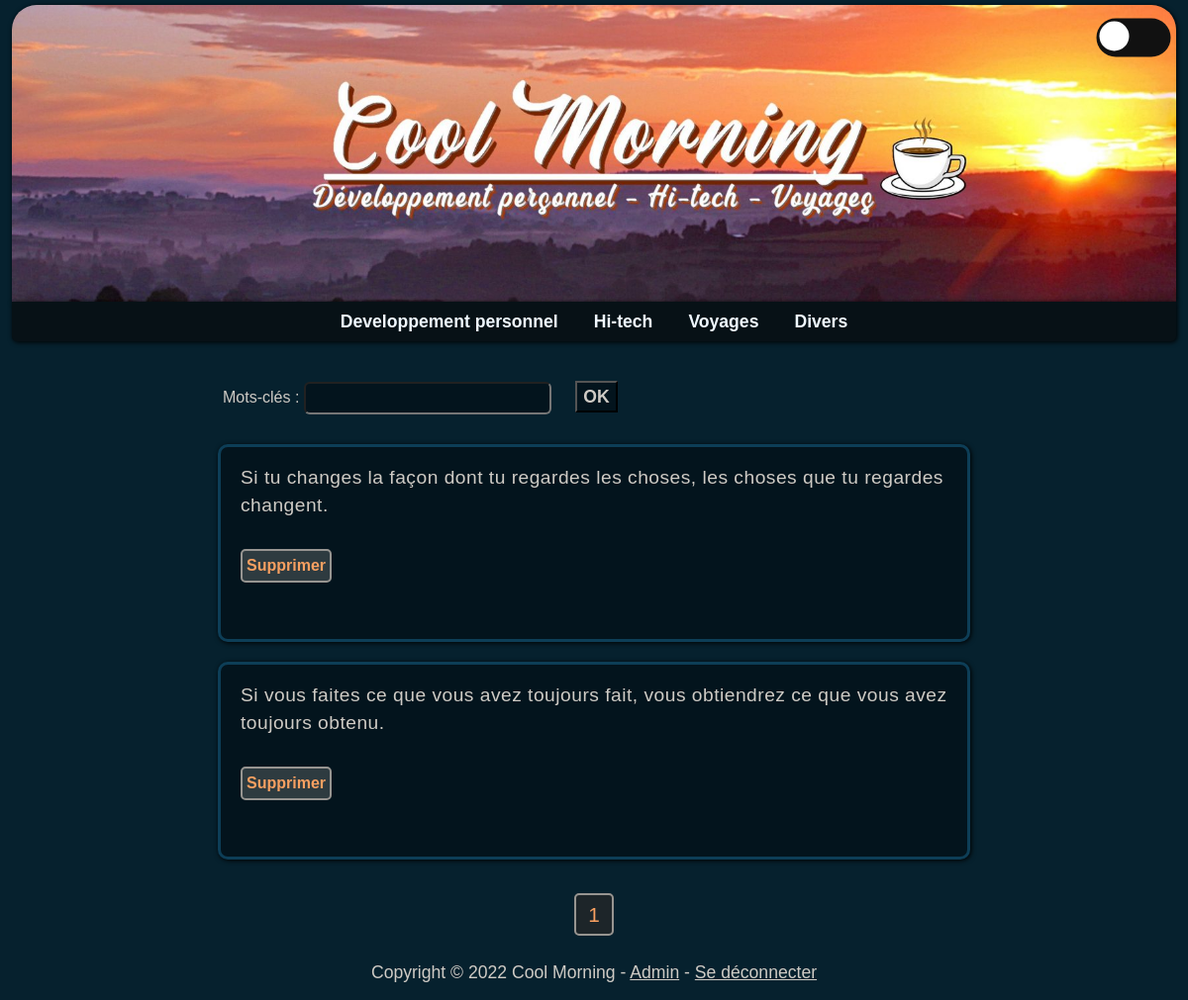
The app's page /list_quote (signed in), older data.
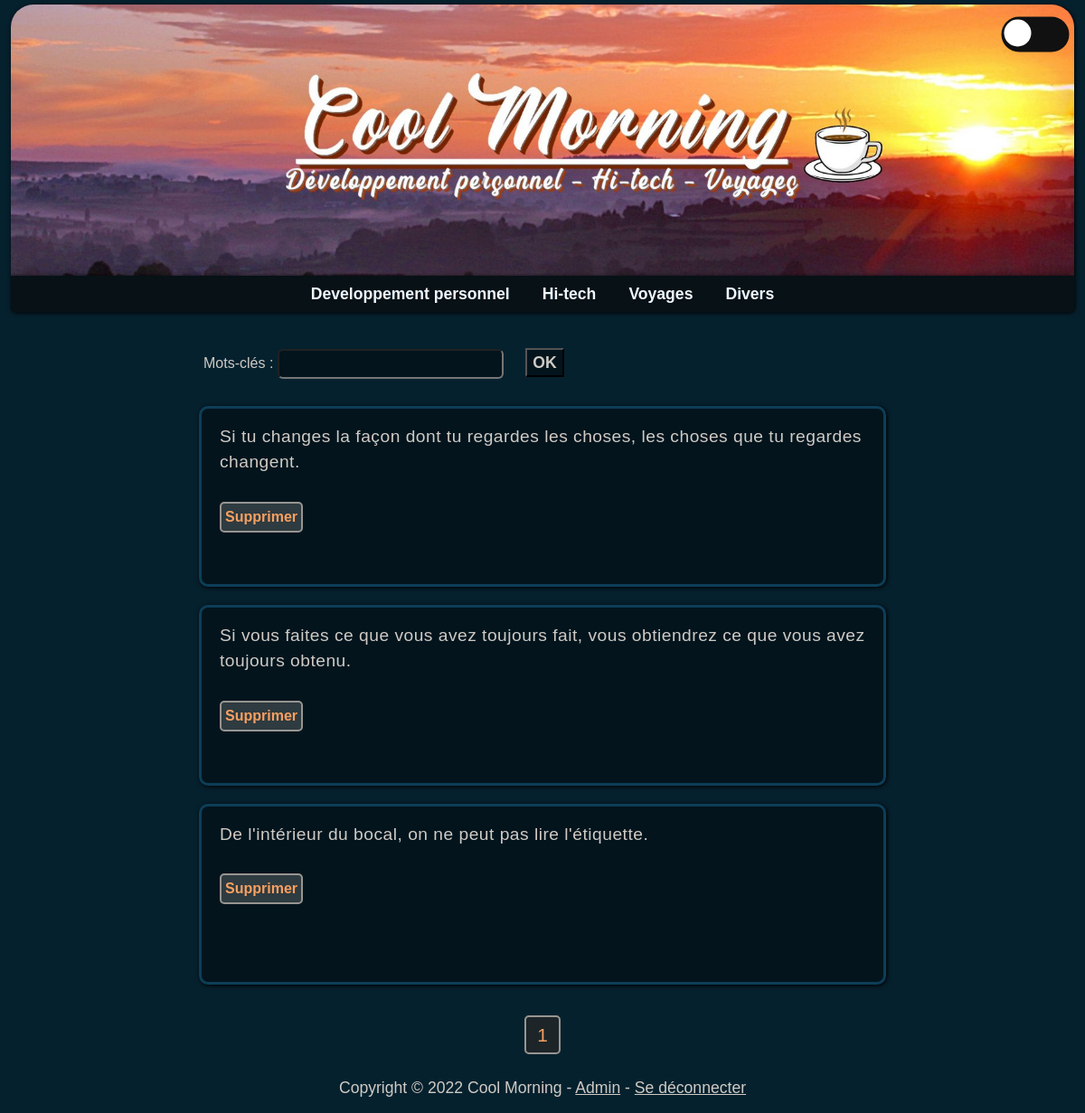
The same page, newer data.
### models.py (models this page shows)
class Quote(db.Model):
    id = db.Column(db.Integer, primary_key=True)
    text = db.Column(db.Text, nullable=False)
    author = db.Column(db.String(50))

### app.py (the view)
@app.route("/list_quote", )
def list_quotes():
    if session["user"] == None:
        flash("Vous devez être connecté", "error")
        return redirect("/login")
    page_selected = int(request.args.get("page", 1))  # We get the current page by looking at the URL
    total_pages, nb_pages = page_list_quotes()  # A list of pages and its length
    start = (page_selected * ARTICLES_PER_PAGE) - ARTICLES_PER_PAGE
    start_butt, end_butt = buttons_range()
    if page_selected < start_butt:
        pages = total_pages[:BUTTONS_DISPLAYED]
    elif page_selected > nb_pages - end_butt:
        pages = total_pages[nb_pages - BUTTONS_DISPLAYED:]
    else:
        pages = total_pages[page_selected - start_butt:page_selected + end_butt]
    list_quotes = Quote.query.offset(start).limit(ARTICLES_PER_PAGE).all()
    return render_template("list_quote.html", quotes=list_quotes, page_selected=int(page_selected),
                            pages=pages, displayed=BUTTONS_DISPLAYED, total=total_pages, start_butt=start_butt, end_butt=end_butt, Markup=Markup)

### helpers.py (called while the page is built)
def page_list_quotes():
    nb_quotes = Quote.query.count()
    nb_pages = math.ceil(nb_quotes / ARTICLES_PER_PAGE)  # Calculate enough pages to fit all the quotes
    total_pages = range(1, nb_pages + 1)  # This list represent the total of pages containing all the quotes
    return total_pages, nb_pages  # Return the list of pages and its length

def buttons_range():
    return math.ceil(BUTTONS_DISPLAYED/2), math.floor(BUTTONS_DISPLAYED/2)

### templates/list_quote.html (shortened to what this page needs)
{% extends "layout.html" %}
{% block body %}
<div class="row">
    <div class="col-md-2"></div>
    <div class="col-md-8">
        <div class="lookup">
            <form action="/list_edit" method="POST">
                <label for="keywords">Mots-clés :</label>
                <input type="text" name="keywords" class="keywords-input">
                <input type="submit" value="OK" name="submit_button">
            </form>
        </div>
        {% for quote in quotes %}
        <div class="edit-article">
            <div class="text">
                {{ Markup(quote.text) }}
            </div>
            <a href="/delete_quote?id={{ quote.id }}" class="edit-button delete-quote-button">Supprimer</a>
        </div>
        {% endfor %}
    </div>
    <div class="col-md-2"></div>
</div>
<div class="pages">
    {% for page in pages %}
        {% if page == page_selected %}
            <a href="/list_quote?page={{ page }}" class="page-buttons-selected">{{ page }}</a>
        {% else %}
            <a href="/list_quote?page={{ page }}" class="page-buttons">{{ page }}</a>
        {% endif %}
    {% endfor %}
</div>
{% endblock %}

### templates/layout.html (shortened to what this page needs)
<!doctype html>
<html lang="fr">
  <head>
    <link href="{{ url_for('static', filename='styles/bootstrap.min.css')}}" rel="stylesheet">
    <link href="{{ url_for('static', filename='styles/custom.css')}}" rel="stylesheet" type="text/css">
  </head>
  <body>
    <div class="container">
        <div onclick="location.href='/';" class="p-5 new-header"></div>
        <ul class="list-inline nav">
            <div class="nav-block">
                <li class="list-inline-item"><a href="#">Developpement personnel
                </a></li><li class="list-inline-item"><a href="#">Hi-tech
                </a></li><li class="list-inline-item"><a href="#">Voyages
                </a></li><li class="list-inline-item"><a href="#">Divers
                </a></li>
            </div>
        </ul>
        <div class="container">
            {% block body %}{% endblock %}
        </div>
        <div class="container">
            {% if session.user == None %}
              <footer>Copyright &copy; 2022 Cool Morning - <a href="/login">Se connecter</a></footer>
            {% else %}
              <footer>Copyright &copy; 2022 Cool Morning - <a href="/admin">Admin</a> - <a href="/logout">Se déconnecter</a></footer>
            {% endif %}
        </div>
    </div>
    <div class="toggle">
      <label for="checkbox" class="label">
        <div class='ball'>
      </label>
    </div>
  </body>
</html>

### static/styles/custom.css (style rules this page uses)
.container { max-width: 1700px; }
.toggle { top: 25px; right: 30px; position: absolute; }
.ball { width: 20px; height: 20px; background-color: white; position: absolute; top: 2px; left: 2px; border-radius: 50%; transition: transform 0.2s linear; }
.label[for="checkbox"] { width: 50px; height: 26px; background-color:#111; display: flex; border-radius:50px; align-items: center; justify-content: space-between; padding: 5px; position: relative; transform: scale(1.5); }
body { background-color: #06212e; font-family: Verdana, Arial, Tahoma, Serif; color: #cfcbc5; }
.new-header { background-image: url("../img/bg.jpg"); background-position: center; background-repeat: no-repeat; background-size: cover; height: 300px; border-radius: 25px 25px 0px 0px; margin-top: 5px; box-shadow: 1px 1px 5px black; cursor: pointer; }
.nav { background-color: #071116; height: 40px; text-align: center; border-radius: 0px 0px 5px 5px; box-shadow: 1px 1px 5px black; }
.nav-block { width: 650px; margin: auto; }
.nav .list-inline-item { margin-right: 18px; margin-left: 18px; }
.nav a { color: aliceblue; font-weight: bold; padding: 0; font-size: 1.1em; text-decoration: none; }
.article .text, .edit-article .text { font-size: 1.2em; padding: 17px 15px 10px 20px; letter-spacing: 0.5px; }
.article, .edit-article { min-height: 350px; }
.edit-article { min-height: 200px !important; margin-top: 20px; }
.edit-button { position: absolute; color: #f8a061 !important; margin-left: 20px; margin-top: 3px !important; font-size: 0.6em; font-weight: bold; text-decoration: none; border: solid 1px #f8a061; background-color: #2e3b40; padding: 3px 12px; border: solid 2px #979591; border-radius: 5px; }
.delete-quote-button { padding: 3px 4px; font-size: 1em; }
.article, .aside, .edit-article { box-sizing: border-box; background-color: #03141d; border-radius: 10px; border: #0d3e57 solid; box-shadow: 1px 1px 5px black; }
.keywords-input { margin: 10px 10px 20px 0px; background-color: #03141d; color: #cfcbc5; padding: 2.5px; padding-left: 5px; font-size: 1em; border-radius: 6px; font-weight: bold; width: 250px; }
.lookup { margin: 20px 30px -10px 5px; }
input[type=submit] { margin: 20px 0px 10px 10px; background-color: #03141d; color: #cfcbc5; font-size: 1.1em; font-weight: bold; cursor: default !important; }
.pages { width: 400px; margin: auto; margin-top: 40px; margin-bottom: 30px; text-align: center; }
.pages a { text-decoration: none; }
.page-buttons-selected { font-size: 1.3em; color: #f8a061; background-color: #1d2529; padding: 8px 12px; border: solid 2px #979591; margin: 5px; border-radius: 5px; pointer-events: none; }
footer { font-size: 1.1em; text-align: center; margin: 15px; }
footer a { color: #cfcbc5; }

Row changes from the older to the newer data that the page shows:
added Quote: text "De l'intérieur du bocal, on ne peut pas lire l'étiquette."
